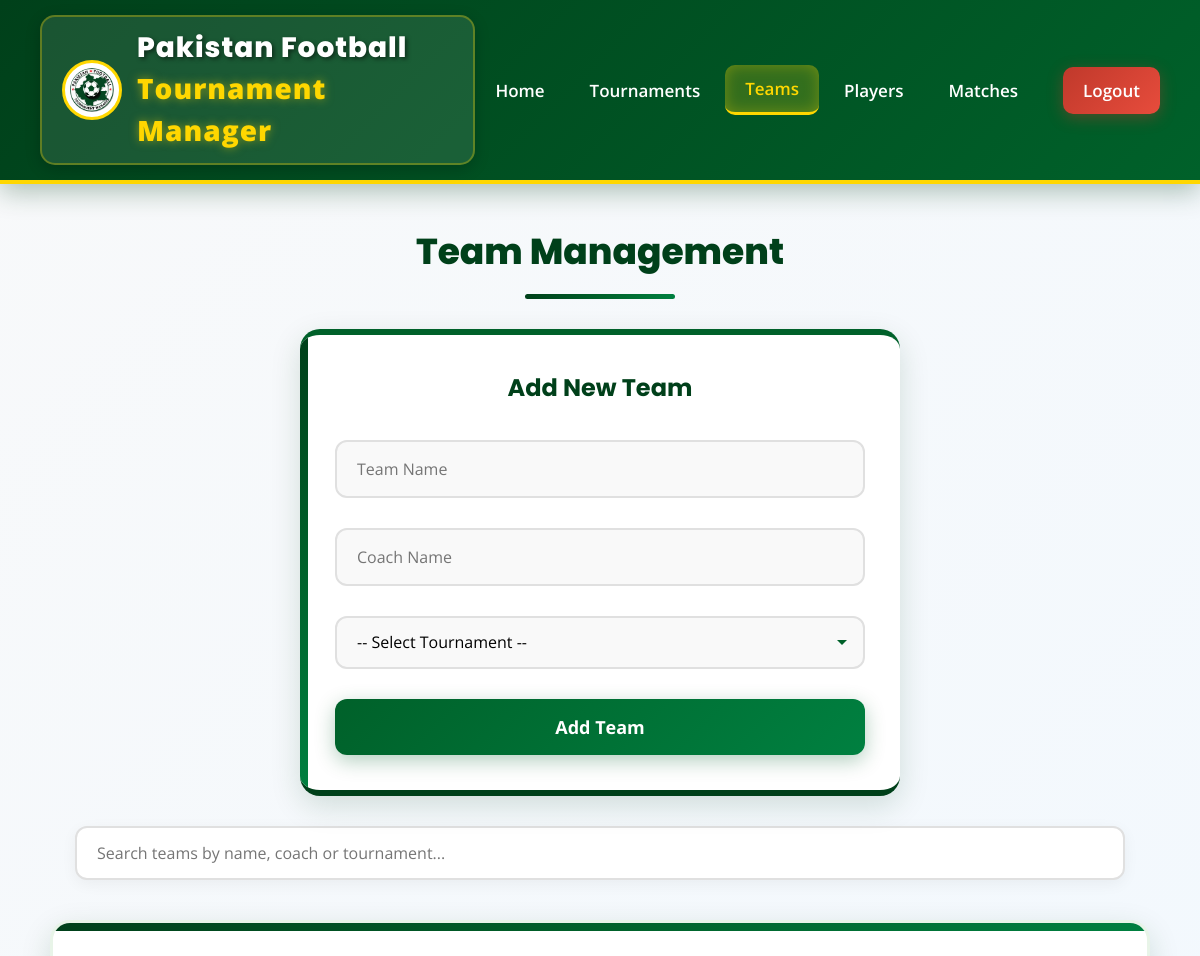
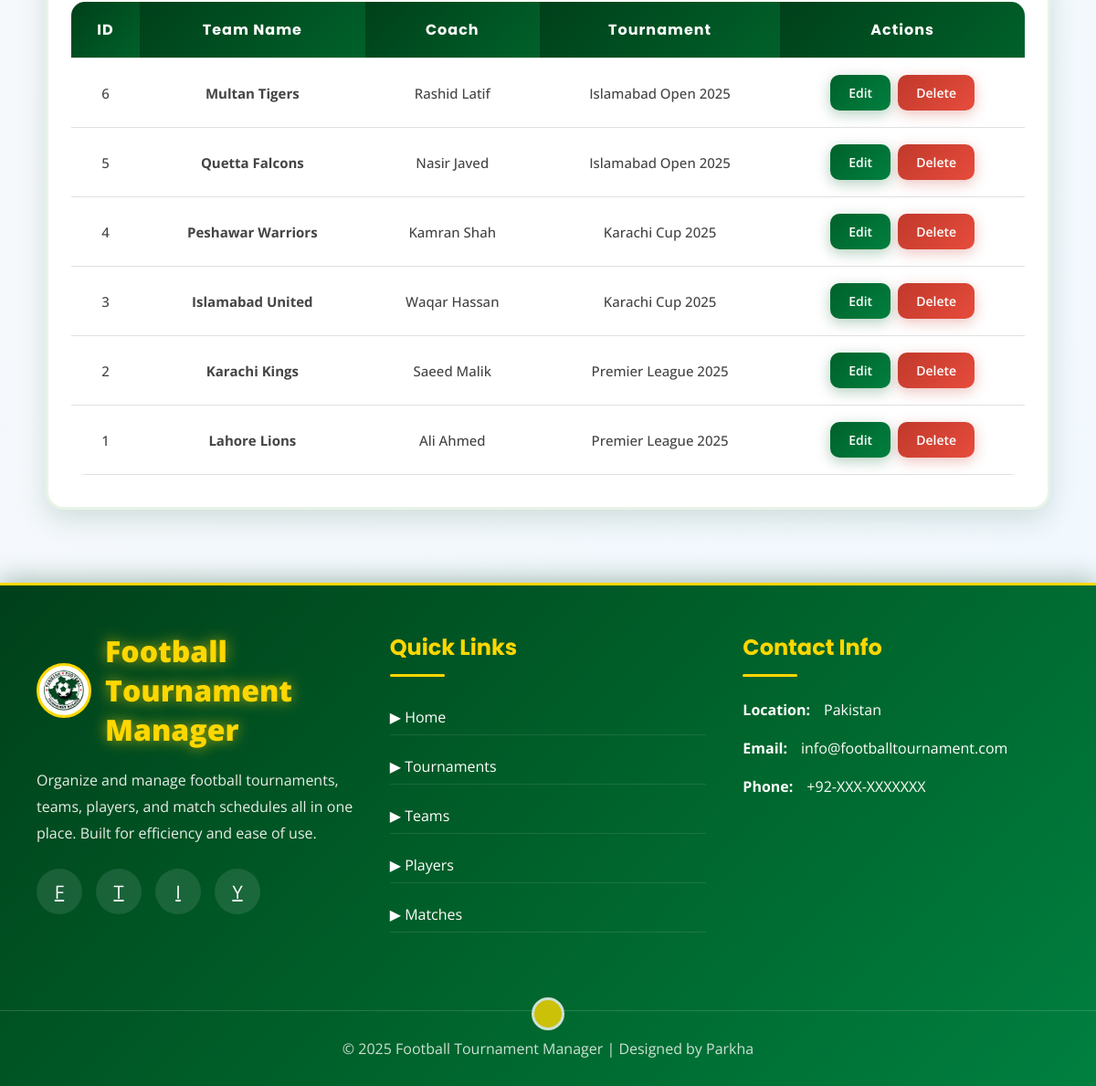
Page /team.php (signed in) on the committed database (2 pictures, top to bottom).
### tables this page shows
CREATE TABLE IF NOT EXISTS Teams (
    TeamID INT AUTO_INCREMENT PRIMARY KEY,
    Name VARCHAR(100) NOT NULL,
    CoachName VARCHAR(100),
    TournamentID INT,
    FOREIGN KEY (TournamentID) REFERENCES Tournaments(TournamentID) ON DELETE SET NULL
);

CREATE TABLE IF NOT EXISTS Tournaments (
    TournamentID INT AUTO_INCREMENT PRIMARY KEY,
    Name VARCHAR(100) NOT NULL,
    StartDate DATE,
    EndDate DATE,
    Location VARCHAR(100)
);

### config.php (called while the page is built, shortened)
<?php
function e($str) {
    return htmlspecialchars($str, ENT_QUOTES, 'UTF-8');
}
?>

### team.php (the view, shortened to what this page needs)
<?php
require_once 'config.php';
$search = isset($_GET['search']) ? trim($_GET['search']) : "";
if ($search !== "") {
    $like = "%" . $search . "%";
    $stmt = $conn->prepare("SELECT t.*, tr.Name AS TournamentName FROM Teams t LEFT JOIN Tournaments tr ON t.TournamentID = tr.TournamentID WHERE t.Name LIKE ? OR t.CoachName LIKE ? OR tr.Name LIKE ? ORDER BY t.TeamID DESC");
    $stmt->bind_param("sss", $like, $like, $like);
    $stmt->execute();
    $teams = $stmt->get_result();
    $stmt->close();
} else {
    $teams = $conn->query("SELECT t.*, tr.Name AS TournamentName FROM Teams t LEFT JOIN Tournaments tr ON t.TournamentID = tr.TournamentID ORDER BY t.TeamID DESC");
}
$edit_team = null;
?>
<!DOCTYPE html>
<html lang="en">
<head>
    <link rel="stylesheet" href="assets/style.css">
</head>
<body>
<?php include "navbar.php"; ?>
<h1 class="page-title">Team Management</h1>
<div class="form-box">
    <?php if ($edit_team): ?>
        <h3>Edit Team</h3>
        <form method="POST" action="">
            <input type="hidden" name="edit_id" value="<?php echo $edit_team['TeamID']; ?>">
            <input type="text" name="edit_name" class="input-field" placeholder="Team Name" required value="<?php echo e($edit_team['Name']); ?>">
            <input type="text" name="edit_coach" class="input-field" placeholder="Coach Name" value="<?php echo e($edit_team['CoachName'] ?? ''); ?>">
            <select name="edit_tournament_id" class="input-field" required>
                <option value="">-- Select Tournament --</option>
                <?php $tlist2 = $conn->query("SELECT TournamentID, Name FROM Tournaments ORDER BY Name"); ?>
                <?php if ($tlist2): while ($t = $tlist2->fetch_assoc()): ?>
                    <option value="<?php echo $t['TournamentID']; ?>" <?php echo ($edit_team['TournamentID'] == $t['TournamentID']) ? 'selected' : ''; ?>>
                        <?php echo e($t['Name']); ?>
                    </option>
                <?php endwhile; endif; ?>
            </select>
            <div style="display:flex;gap:15px;margin-top:15px;">
                <button class="btn2" name="edit" style="flex:1;">Update Team</button>
                <a href="team.php" class="del-btn" style="flex:1;text-align:center;padding:16px 20px;">Cancel</a>
            </div>
        </form>
    <?php else: ?>
        <h3>Add New Team</h3>
        <form method="POST" action="">
            <input type="text" name="name" class="input-field" placeholder="Team Name" required>
            <input type="text" name="coach" class="input-field" placeholder="Coach Name">
            <select name="tournament_id" class="input-field" required>
                <option value="">-- Select Tournament --</option>
            </select>
            <button class="btn2" name="add" style="width:100%;margin-top:15px;">Add Team</button>
        </form>
    <?php endif; ?>
</div>
<div class="search-bar">
    <form method="GET" action="">
        <input type="text" name="search" placeholder="Search teams by name, coach or tournament..." value="<?php echo e($search); ?>">
    </form>
</div>
<div class="table-container">
    <table>
        <tr>
            <th>ID</th>
            <th>Team Name</th>
            <th>Coach</th>
            <th>Tournament</th>
            <th>Actions</th>
        </tr>
        <?php if ($teams && $teams->num_rows > 0): ?>
            <?php while ($r = $teams->fetch_assoc()): ?>
            <tr class="row-hover">
                <td><?php echo e($r['TeamID']); ?></td>
                <td><strong><?php echo e($r['Name']); ?></strong></td>
                <td><?php echo e($r['CoachName'] ?? '-'); ?></td>
                <td><?php echo e($r['TournamentName'] ?? 'N/A'); ?></td>
                <td>
                    <div class="action-btns">
                        <a href="?edit=<?php echo $r['TeamID']; ?>" class="edit-btn">Edit</a>
                        <a href="?del=<?php echo $r['TeamID']; ?>" onclick="return confirm('Are you sure you want to delete this team?')" class="del-btn">Delete</a>
                    </div>
                </td>
            </tr>
            <?php endwhile; ?>
        <?php else: ?>
            <tr><td colspan="5" class="no-records">No teams found.</td></tr>
        <?php endif; ?>
    </table>
</div>
<?php include "footer.php"; ?>
</body>
</html>

### assets/style.css (style rules this page uses)
* { margin: 0; padding: 0; box-sizing: border-box; font-family: 'Open Sans', sans-serif; }
body { background: linear-gradient(135deg, #f8f9fa 0%, #f0f8ff 100%); color: #333; min-height: 100vh; }
.page-title { font-family: 'Poppins', sans-serif; font-size: 36px; font-weight: 800; color: #00401A; text-align: center; margin: 40px 0 30px; position: relative; padding-bottom: 20px; }
.page-title:after { content: ''; position: absolute; width: 150px; height: 5px; background: linear-gradient(to right, #00401A, #00612A, #008040); bottom: 0; left: 50%; transform: translateX(-50%); border-radius: 5px; }
.form-box { max-width: 600px; margin: 30px auto; background: #fff; padding: 35px; border-radius: 20px; box-shadow: 0 10px 30px rgba(0, 64, 26, 0.15); border-top: 6px solid #00612A; border-bottom: 6px solid #00401A; position: relative; overflow: hidden; }
.form-box:before { content: ''; position: absolute; top: 0; left: 0; width: 8px; height: 100%; background: linear-gradient(to bottom, #00401A, #00612A, #008040); }
.form-box h3 { font-family: 'Poppins', sans-serif; font-size: 24px; font-weight: 700; color: #00401A; margin-bottom: 20px; text-align: center; }
.input-field { width: 100%; padding: 16px 20px; margin: 15px 0; border-radius: 12px; border: 2px solid #e0e0e0; font-size: 16px; transition: all 0.3s ease; background: #f9f9f9; }
select.input-field { appearance: none; -webkit-appearance: none; background-repeat: no-repeat; background-position: right 15px center; padding-right: 40px; }
.btn2, .dash-btn, .hero-btn { background: linear-gradient(135deg, #00612A, #008040); color: white; padding: 16px 40px; border: none; border-radius: 12px; cursor: pointer; text-decoration: none; transition: all 0.4s ease; font-size: 18px; font-weight: 700; display: inline-block; text-align: center; box-shadow: 0 6px 20px rgba(0, 97, 42, 0.3); position: relative; overflow: hidden; z-index: 1; }
.btn2:before, .dash-btn:before, .hero-btn:before { content: ''; position: absolute; top: 0; left: -100%; width: 100%; height: 100%; background: linear-gradient(90deg, transparent, rgba(255, 255, 255, 0.3), transparent); transition: 0.5s; z-index: -1; }
.del-btn { background: linear-gradient(135deg, #c0392b, #e74c3c); padding: 10px 20px; border-radius: 10px; color: white; text-decoration: none; font-weight: 600; transition: all 0.3s ease; border: none; cursor: pointer; box-shadow: 0 4px 15px rgba(192, 57, 43, 0.3); font-size: 14px; }
.edit-btn { background: linear-gradient(135deg, #00612A, #008040); padding: 10px 20px; border-radius: 10px; color: white; text-decoration: none; font-weight: 600; transition: all 0.3s ease; border: none; cursor: pointer; box-shadow: 0 4px 15px rgba(0, 97, 42, 0.3); font-size: 14px; }
.action-btns { display: flex; gap: 8px; justify-content: center; flex-wrap: wrap; }
.search-bar { max-width: 1100px; margin: 0 auto 20px; padding: 0 25px; }
.search-bar input { width: 100%; padding: 14px 20px; border-radius: 12px; border: 2px solid #e0e0e0; font-size: 16px; transition: all 0.3s ease; background: white; box-shadow: 0 4px 15px rgba(0, 0, 0, 0.05); }
.table-container { max-width: 1100px; margin: 40px auto; background: #fff; padding: 25px; border-radius: 20px; box-shadow: 0 10px 30px rgba(0, 64, 26, 0.15); overflow: hidden; border: 3px solid #e8f4e8; position: relative; }
.table-container:before { content: ''; position: absolute; top: 0; left: 0; width: 100%; height: 8px; background: linear-gradient(to right, #00401A, #00612A, #008040); }
table { width: 100%; border-collapse: collapse; margin: 10px 0; border-radius: 15px; overflow: hidden; }
th, td { padding: 18px; text-align: center; border-bottom: 1px solid #e0e0e0; }
th { background: linear-gradient(135deg, #00401A, #00612A); color: white; font-weight: 700; font-family: 'Poppins', sans-serif; position: sticky; top: 0; font-size: 16px; letter-spacing: 1px; }
td { color: #444; font-weight: 500; font-size: 15px; }

### rows in the picture
teams: TeamID "6", Name "Multan Tigers", CoachName "Rashid Latif", TournamentID.Name "Islamabad Open 2025"
teams: TeamID "5", Name "Quetta Falcons", CoachName "Nasir Javed", TournamentID.Name "Islamabad Open 2025"
teams: TeamID "4", Name "Peshawar Warriors", CoachName "Kamran Shah", TournamentID.Name "Karachi Cup 2025"
teams: TeamID "3", Name "Islamabad United", CoachName "Waqar Hassan", TournamentID.Name "Karachi Cup 2025"
teams: TeamID "2", Name "Karachi Kings", CoachName "Saeed Malik", TournamentID.Name "Premier League 2025"
teams: TeamID "1", Name "Lahore Lions", CoachName "Ali Ahmed", TournamentID.Name "Premier League 2025"
